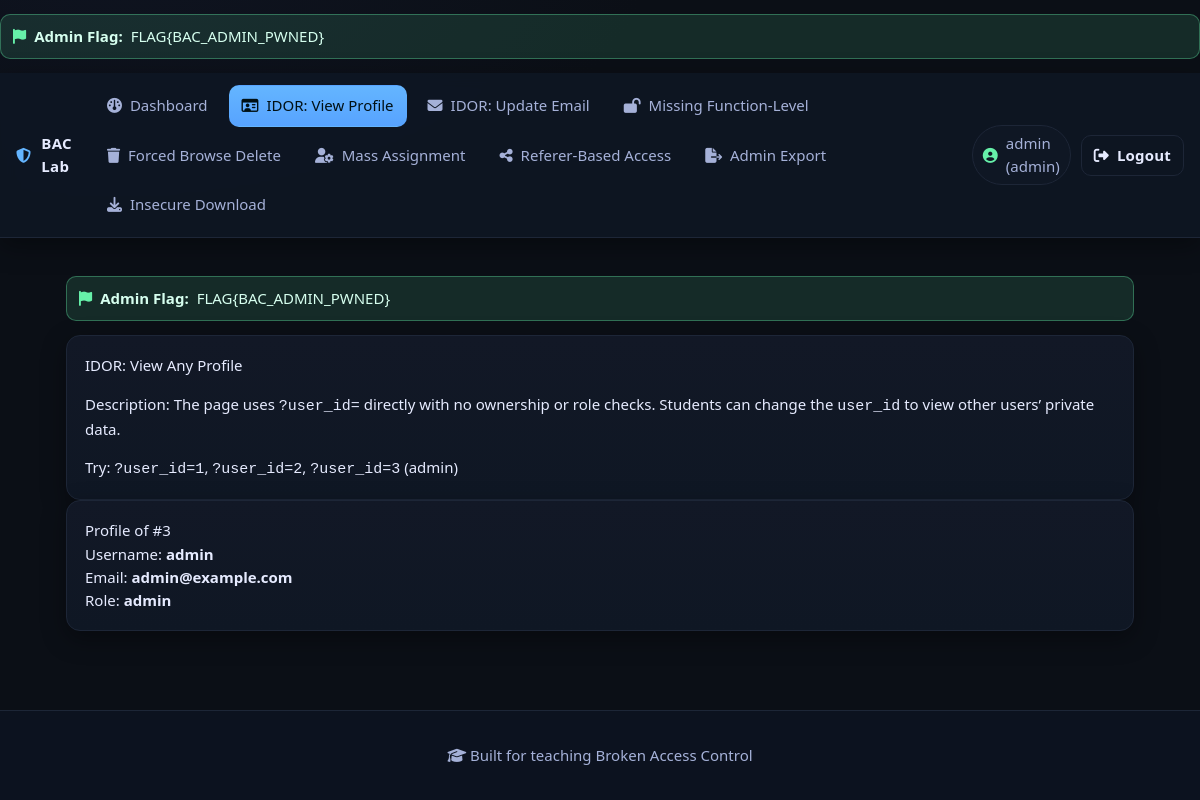
Page /1_idor_profile.php (signed in) on the committed database.
### tables this page shows
CREATE TABLE users (
  id INT AUTO_INCREMENT PRIMARY KEY,
  username VARCHAR(50) UNIQUE NOT NULL,
  password VARCHAR(100) NOT NULL,
  email VARCHAR(120) NOT NULL,
  role ENUM('user','admin') NOT NULL DEFAULT 'user'
);

### 1_idor_profile.php (the view, shortened to what this page needs)
<?php require 'config.php'; require 'helpers.php'; require_login(); topnav('IDOR: View Profile'); ?>
<div class="card">
  <div class="h">IDOR: View Any Profile</div>
  <p class="p">Description: The page uses <code>?user_id=</code> directly with no ownership or role checks.
    Students can change the <code>user_id</code> to view other users’ private data.
  </p>
  <div class="notice">Try: <code>?user_id=1</code>, <code>?user_id=2</code>, <code>?user_id=3</code> (admin)</div>
</div>
<?php
$user_id = $_GET['user_id'] ?? current_user()['id'];
$stmt = $pdo->prepare('SELECT id, username, email, role FROM users WHERE id = ?');
$stmt->execute([$user_id]);
$victim = $stmt->fetch();
?>
<div class="card">
  <?php if($victim): ?>
    <div class="h">Profile of #<?= htmlspecialchars($victim['id']) ?></div>
    <div class="p">Username: <strong><?= htmlspecialchars($victim['username']) ?></strong></div>
    <div class="p">Email: <strong><?= htmlspecialchars($victim['email']) ?></strong></div>
    <div class="p">Role: <strong><?= htmlspecialchars($victim['role']) ?></strong></div>
  <?php else: ?>
    <div class="notice">User not found</div>
  <?php endif; ?>
</div>

### styles.css (style rules this page uses)
:root { --bg:#0b0f16; --panel:#121826; --panel-2:#0f1724; --border:#1d2637; --text:#e6ebff; --muted:#a5b1d8; --accent:#64b5ff; --accent-2:#66f0a9; --danger:#ff6b6b; --shadow: 0 8px 24px rgba(0,0,0,.35); }
* { box-sizing:border-box }
html,body { height:100% }
html { scroll-behavior:smooth }
body { margin:0; background: radial-gradient(1200px 700px at 10% -10%, #0f1421 0%, var(--bg) 45%) no-repeat fixed; color:var(--text); font: 15px/1.55 system-ui, -apple-system, Segoe UI, Roboto, Ubuntu, "Helvetica Neue", Arial, "Noto Color Emoji", "Apple Color Emoji", sans-serif; }
.card { background:linear-gradient(180deg, var(--panel), var(--panel-2)); border:1px solid var(--border); border-radius:14px; padding:18px; box-shadow: var(--shadow); }
html, body { height: 100%; }
body { display: flex; flex-direction: column; }

### rows in the picture
users: id "3", username "admin", email "admin@example.com", role "admin"

### other values in the picture
CTF_FLAG "FLAG{BAC_ADMIN_PWNED}"
$label "Dashboard"
$label "IDOR: View Profile"
$label "IDOR: Update Email"
$label "Missing Function-Level"
$label "Forced Browse Delete"
$label "Mass Assignment"
$label "Referer-Based Access"
$label "Admin Export"
$label "Insecure Download"
$u['username'] "admin"
$u['role'] "admin"
